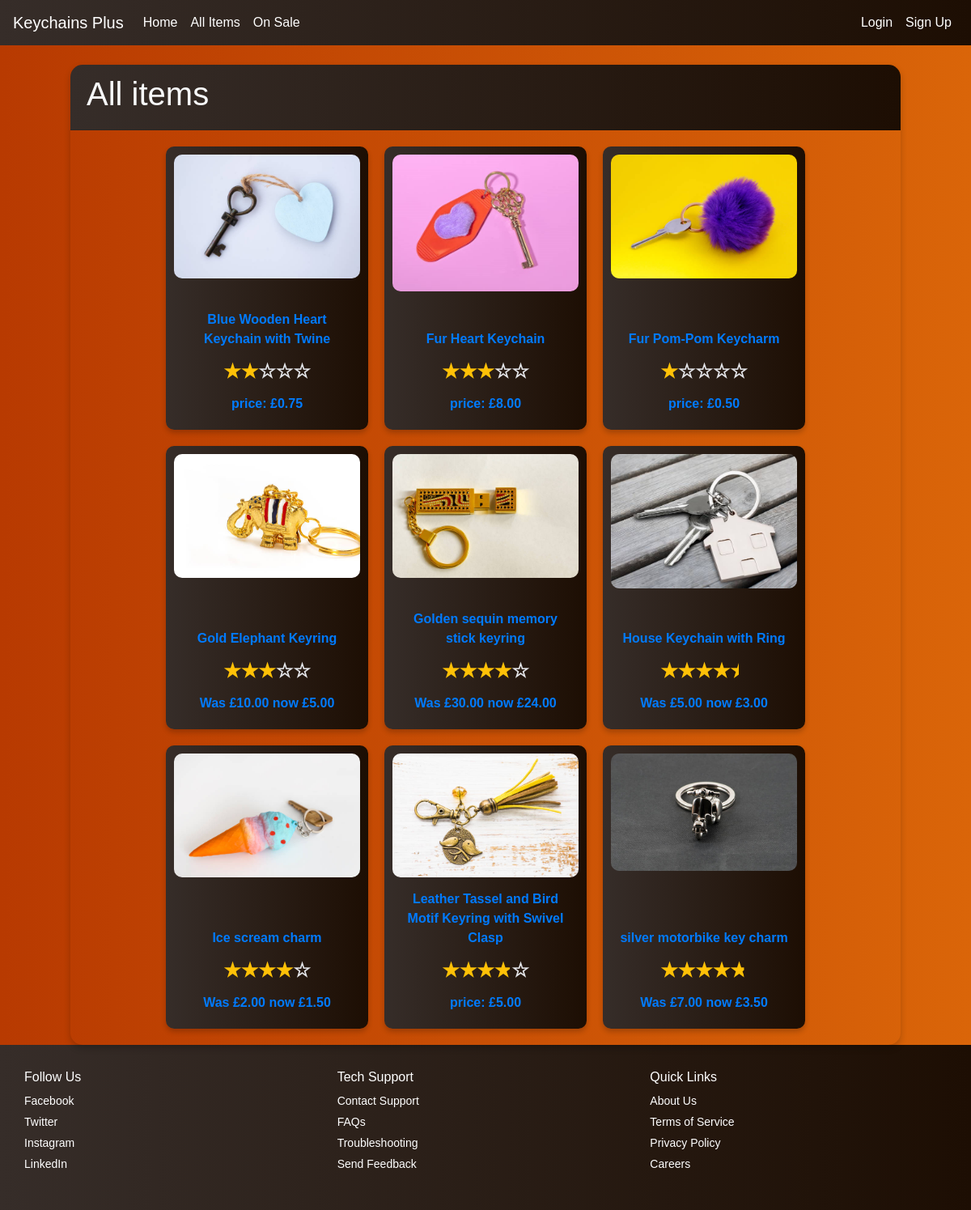
Page /all-items on the committed database.
### app/models.py (models this page shows)
class Items(db.Model):
    __tablename__ = 'Items'
    id = db.Column(db.Integer, primary_key=True)
    name = db.Column(db.String(500), nullable=False)
    description = db.Column(db.String(5000))
    imageFile = db.Column(db.String, nullable=False)
    colour = db.Column(db.String(500))
    price = db.Column(db.Float, nullable=False)
    onSale = db.Column(db.Boolean)
    salePrice = db.Column(db.Float)
    stock = db.Column(db.Integer)
    dateAdded = db.Column(db.String(500))
    averageRating = db.Column(db.Float)
    supplierId = db.Column(db.Integer, db.ForeignKey('Supplier.id'))
    supplier = db.relationship("Supplier", backref="items")
    users = db.relationship("Users", secondary="Sales", back_populates="items")

### app/views.py (the view)
@app.route('/all-items', methods=['GET', 'POST'])
def all():
    title = 'All items'
    form = forms.searchFilters()
    items = db.session.query(models.Items)
    images = {}
    ratings = []
    containers = []
    order_by = request.args.get('order_by', 'name_asc')
    print(f"Order by parameter: {order_by}")  # Debug the order_by parameter
    if order_by == 'name_asc':
        items = db.session.query(models.Items).order_by(models.Items.name.asc())
    elif order_by == 'price_asc':
        items = db.session.query(models.Items).order_by(models.Items.price.asc())
    elif order_by == 'rating_desc':
        items = db.session.query(models.Items).order_by(models.Items.rating.desc())
    else:
        items = db.session.query(models.Items).order_by(models.Items.averageRating.desc())  # Default order
    print(f"Items query executed: {items}")  # Debug the items query
    if items:
        for item in items:
            photos_dir = os.path.join(app.static_folder, 'photos', item.imageFile)
            ratings.append(item.averageRating)
            containers.append("star-rating" + str(item.id))
            if os.path.exists(photos_dir):
                files = os.listdir(photos_dir)
            else:
                files = []
            first_image = files[0] if files else None
            images[item.id] = first_image
    return render_template('ItemsList.html',
                           title=title,
                           form=form,
                           items=items,
                           images=images,
                           ratings=ratings,
                           containers=containers)

### app/templates/ItemsList.html (shortened to what this page needs)
{% extends "NavBar.html" %}
{% block content %}
<div class="card-display">
    <div class="card-header bg-dark text-light">
    <h1>{{title}}</h1>
    </div>
    <div class="card-container">
        {% if items %}
            {% for item in items %}
                <a href="/item/{{item.id}}">
                    <div class="info-card">
                        <img src="{{ url_for('static', filename='photos/' ~ item.imageFile ~ '/' ~ images[item.id]) }}"></image>
                        <div class="card-text">
                            <p>{{item.name}}</p>
                            <div id="star-rating{{item.id}}" class="star-container">
                            </div>
                            {% if item.onSale %}
                                <p>Was £{{ "%.2f" | format(item.price) }} now  £{{ "%.2f" | format(item.salePrice) }}</p>
                            {% else %}
                                <p>price: £{{ "%.2f" | format(item.price) }} </p>
                            {% endif %}
                        </div>
                    </div>
                </a>
            {% endfor %}
        {% else %}
            <h1>No results found</h1>
        {% endif %}
    </div>
</div>
{% endblock%}

### app/templates/NavBar.html (shortened to what this page needs)
<!DOCTYPE html>
<html lang="en">
  <head>
    <link rel="stylesheet" href="https://stackpath.bootstrapcdn.com/bootstrap/4.2.1/css/bootstrap.min.css">
    <link rel="stylesheet" href="{{ url_for('static', filename='styles.css') }}">
    <link rel="stylesheet" type="text.css" href="//cdnjs.cloudflare.com/ajax/libs/cookieconsent/3.1.1/cookieconsent.min.css" />
  </head>
  <body onload="setUpRatings({{ ratings }}, {{ containers }})">
    <nav class="navbar navbar-expand-sm">
      <a class="navbar-brand" href="/">Keychains Plus</a>
      <div class="collapse navbar-collapse" id="navbarSupportedContent">
        <ul class="navbar-nav mr-auto">
          <li class="nav-item"><a class="nav-link" href="/">Home</a></li>
          <li class="nav-item"><a class="nav-link" href="/all-items">All Items</a></li>
          <li class="nav-item"><a class="nav-link" href="/on-sale">On Sale</a></li>
        </ul>
        <ul class="navbar-nav ml-auto">
          {% if current_user.is_authenticated %}
            <li class="nav-item"><a class="nav-link" href="/logout">Logout</a></li>
            <li class="nav-item"><a class="nav-link" href="/my-basket"><i class="fas fa-shopping-basket"></i> Basket</a></li>
          {% else %}
          <li class="nav-item"><a class="nav-link" href="/login">Login</a></li>
          <li class="nav-item"><a class="nav-link" href="/sign-up">Sign Up</a></li>
          {% endif %}
        </ul>
      </div>
    </nav>
    <div class="container mt-4">
      <div class="row justify-content-center align-items-center">
          {% block content %}{% endblock %}
      </div>
    </div>
    <footer class="site-footer">
      <div class="footer-container">
          <div class="footer-section">
              <h3>Follow Us</h3>
              <ul class="social-links">
                  <li><a href="https://www.facebook.com" target="_blank" rel="noopener">Facebook</a></li>
                  <li><a href="https://www.twitter.com" target="_blank" rel="noopener">Twitter</a></li>
                  <li><a href="https://www.instagram.com" target="_blank" rel="noopener">Instagram</a></li>
                  <li><a href="https://www.linkedin.com" target="_blank" rel="noopener">LinkedIn</a></li>
              </ul>
          </div>
          <div class="footer-section">
              <h3>Tech Support</h3>
              <ul>
                  <li><a href="/">Contact Support</a></li>
                  <li><a href="/">FAQs</a></li>
                  <li><a href="/">Troubleshooting</a></li>
                  <li><a href="/">Send Feedback</a></li>
              </ul>
          </div>
          <div class="footer-section">
              <h3>Quick Links</h3>
              <ul>
                  <li><a href="/">About Us</a></li>
                  <li><a href="/">Terms of Service</a></li>
                  <li><a href="/">Privacy Policy</a></li>
                  <li><a href="/">Careers</a></li>
              </ul>
          </div>
      </div>
    </footer>
  </body>
</html>

### app/static/styles.css (style rules this page uses)
body { background: linear-gradient(to right, #B83A01, #DA6509); color: #fff; font-family: Arial, sans-serif; height: 100vh; }
.navbar { background: linear-gradient(to right, #362d29, #1d0e03); color: #fff; }
.navbar-brand { color: #fff; }
.nav-link { color: #fff; }
.star-container { display: inline-flex; align-items: center; font-size: 1.5rem; position: relative; }
.card-header { background: linear-gradient(to right, #362d29, #1d0e03); display: flex; align-items: center; gap: 20px; flex-wrap: wrap; }
.card-display { width: 90%; max-width: 1200px; border-radius: 15px; overflow: hidden; box-shadow: 0 4px 8px rgba(0, 0, 0, 0.2); }
.card-container { display: flex; flex-wrap: wrap; gap: 20px; padding: 20px; justify-content: center; }
.info-card { width: 250px; height: 350px; background: linear-gradient(to right, #362d29, #1d0e03); border-radius: 10px; box-shadow: 0 4px 6px rgba(0, 0, 0, 0.2); display: flex; flex-direction: column; align-items: center; justify-content: space-between; font-size: 1em; font-weight: bold; text-align: center; padding: 10px; }
.info-card img { width: 230px; height: auto; border-radius: 10px; object-fit: cover; }
.info-card p { padding: 10px; margin: 0; }
.site-footer { background: linear-gradient(to right, #362d29, #1d0e03); color: #ffffff; padding: 20px 0; font-family: Arial, sans-serif; font-size: 14px; }
.footer-container { display: flex; flex-wrap: wrap; justify-content: space-between; max-width: 1200px; margin: 0 auto; padding: 0 20px; }
.footer-section { flex: 1 1 300px; margin: 10px; }
.footer-section h3 { font-size: 16px; margin-bottom: 10px; }
.footer-section ul { list-style-type: none; padding: 0; }
.footer-section ul li { margin-bottom: 5px; }
.footer-section ul li a { color: #ffffff; text-decoration: none; transition: color 0.3s; }

### rows in the picture
Items: imageFile+id (picture), name "Blue Wooden Heart Keychain with Twine", price "0.75"
Items: imageFile+id (picture), name "Fur Heart Keychain", price "8.00"
Items: imageFile+id (picture), name "Fur Pom-Pom Keycharm", price "0.50"
Items: imageFile+id (picture), name "Gold Elephant Keyring", price "10.00", salePrice "5.00"
Items: imageFile+id (picture), name "Golden sequin memory stick keyring", price "30.00", salePrice "24.00"
Items: imageFile+id (picture), name "House Keychain with Ring", price "5.00", salePrice "3.00"
Items: imageFile+id (picture), name "Ice scream charm", price "2.00", salePrice "1.50"
Items: imageFile+id (picture), name "Leather Tassel and Bird Motif Keyring with Swivel Clasp", price "5.00"
Items: imageFile+id (picture), name "silver motorbike key charm", price "7.00", salePrice "3.50"

### other values in the picture
{{ title }} "All items"
